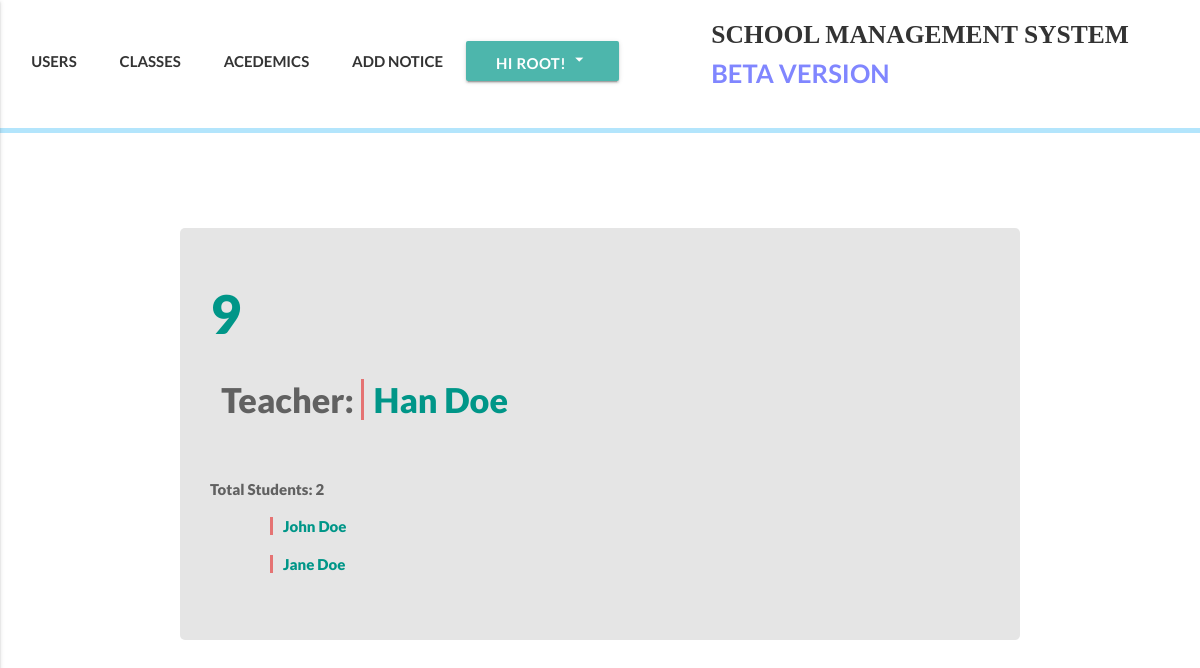
Page /classes/2/ (signed in) on the committed database.
### accounts/models.py (models this page shows, shortened)
class User(AbstractBaseUser):
    email = models.EmailField(
        verbose_name='email address',
        max_length=255,
        unique=True,
    )
    date_of_birth = models.DateField(null=True)
    is_active = models.BooleanField(default=True)
    is_admin = models.BooleanField(default=False)
    is_teacher = models.BooleanField(default=False)
    is_student = models.BooleanField(default=False)
    bio = models.TextField(blank=True, help_text='write something about yourself...')
    phone_regex = RegexValidator(regex=r'^\+?1?\d{9,15}$', message="Phone number must be entered in the format: '+999999999'. Up to 15 digits allowed.")
    phone_number = models.CharField(validators=[phone_regex], max_length=17, blank=True, help_text="Phone number must be entered in the format: '+999999999'. Up to 15 digits allowed.") # validators should be a list
    first_name = models.CharField(max_length=225)
    last_name = models.CharField(max_length=225)
    address = models.CharField(max_length=225, blank=True)
    part_of = models.ForeignKey(Klasses, null=True, blank=True, related_name="partof", on_delete=models.SET_NULL)
    image = models.ImageField(upload_to="profile_pictures", blank=True)
    objects = MyUserManager()
    USERNAME_FIELD = 'email'
    REQUIRED_FIELDS = ['first_name', 'last_name', 'phone_number']
    def get_absolute_url(self):
        return reverse('user_detail', kwargs={'id':self.id})

### klass/models.py (models this page shows, shortened)
class Klasses(models.Model):
    id = models.AutoField(primary_key=True)
    name = models.CharField(max_length=50)

### klass/views.py (the view)
# urls.py: url(r'^(?P<id>[\w-]+)/$', klasses_detail_view, name='klasses_detail_view'),
def klasses_detail_view(request, id):
    if request.user.is_authenticated:
        klass = get_object_or_404(Klasses, id=id)
        if request.user.is_admin or request.user in klass.partof.filter(is_teacher=True):
            total_num = klass.partof.filter(is_student=True).count()
            teacher = klass.partof.filter(is_teacher=True)
            students = klass.partof.filter(is_student=True)
            template_name = "klass/klasses_detail_view.html"
            context = {
            "klass":klass,
            "teacher":teacher,
            "students":students,
            "total_num":total_num,
            }
            return render(request, template_name, context)
        else:
            raise Http404
    else:
        raise Http404

### templates/klass/klasses_detail_view.html (shortened to what this page needs)
{% extends 'index.html' %}
{% block customcss %}
{% load static %}
<link rel="stylesheet" href="{% static 'css/userrs.css' %}">
<link rel="stylesheet" href="{% static 'css/academics/subjects/subject_list.css' %}">
{% endblock customcss %}
{% block content %}
  <div class="register-bg">
    <div class="classes-boi hoverable grey-text text-darken-2">
      <h2 class="my-heada">{{klass.name}}</h2>
      <div class="row">
        <div class="col xl16 l12 m12 s12">
          <div class="my-list-klasses">
              {% if teacher %}
              {% for teach in teacher %}
                <h4>Teacher: <a href="{{teach.get_absolute_url}}" class="my-link">{{teach.first_name}} {{teach.last_name}}</a></h4>
              {% endfor %}
              {% else %}
              <h3>No teacher added yet</h3>
              {% endif %}
              <br><br>
          </div>
        </div
      <div class="col xl16 l12 m12 s12">
        <div class="my-text"><p>Total Students: {{total_num}}</p></div>
        <div class="my-list">
          {% for student in students %}
          <p><a href="{{student.get_absolute_url}}">{{student.first_name}} {{student.last_name}}</a></p>
          {% endfor %}
        </div>
      </div>
      </div>
  </div>
{% endblock content %}

### templates/index.html (shortened to what this page needs)
<!DOCTYPE html>
<html lang="en">
<head>
  {% load static %}
  <link rel="stylesheet" href="https://cdnjs.cloudflare.com/ajax/libs/animate.css/3.5.2/animate.min.css">
  <link rel="stylesheet" href="{% static 'materialize/css/materialize.min.css' %}">
  {% block headercss %} <link rel="stylesheet" href="{% static 'css/header.css' %}"> {% endblock headercss %}
  {% block customcss %} <link rel="stylesheet" href="{% static 'css/home.css' %}"> {% endblock customcss %}
</head>
<body>
  {% block new_page %}
  <header>
    <div class="my-nav">
      <div class="row">
        <div class="col xl7 l7 m7 s12 ma-nav">
          <ul class="nav-ul" >
            {% block headernavs %}
            {% if request.user.is_authenticated %}
              {% if request.user.is_student %}
              <li><a href="#" class="waves-effect waves-teal">MY GRADES</a></li>
              <li><a href="#" class="waves-effect waves-teal">NOTICE BOARD</a></li>
              <li><a href="#" class="waves-effect waves-teal">ASSIGNMENTS</a></li>
              <a class='dropdown-button btn my-dropdown teal lighten-2' data-beloworigin="true" href='#' data-activates='dropdown1'>Hi {{request.user.first_name}}! <i class="medium material-icons">arrow_drop_down</i></a>
              <ul id='dropdown1' class='dropdown-content'>
               <li><a href="{{request.user.get_absolute_url}}">Profile</a></li>
               <li><a href="{% url 'change_password' %}">Change Password</a></li>
               <li><a href="{% url 'logout_view' %}">Logout</a></li>
             </ul>
              {% elif request.user.is_admin %}
              <li><a href="{% url 'user_view' %}" class="waves-effect waves-teal">USERS</a></li>
              <li><a href="{% url 'klasses_list_view' %}" class="waves-effect waves-teal">CLASSES</a></li>
              <li><a href="{% url 'academics_view' %}" class="waves-effect waves-teal">ACEDEMICS</a></li>
              <li><a href="#" class="waves-effect waves-teal">ADD NOTICE</a></li>
              <a class='dropdown-button btn my-dropdown teal lighten-2' data-beloworigin="true" href='#' data-activates='dropdown1'>Hi {{request.user.first_name}}! <i class="medium material-icons">arrow_drop_down</i></a>
              {% endif %}
            {% else %}
            <li><a href="#" class="waves-effect waves-teal">OVERVIEW</a></li>
            <li><a href="#" class="waves-effect waves-teal">CONTACT</a></li>
            <li><a href="#" class="waves-effect waves-teal">ABOUT</a></li>
            <li><a href="{% url 'login_view' %}" class="waves-effect waves-teal"><span>LOGIN</span></a></li>
            {% endif %}
            {% endblock headernavs %}
          </ul>
        </div>
        <div class="col s2">
        </div>
        <div class="col xl5 l5 m5 offset-10">
          <a href="{% url 'home' %}" class='my-logo'>SCHOOL MANAGEMENT SYSTEM<br><span class="qaka"> BETA VERSION</span></a>
        </div>
    </div>
    </div>
    <div class='little-bar'></div>
  </header>
  {% block content %}{% endblock content %}
{% endblock new_page %}
</body>
</html>

### static/css/header.css (style rules this page uses)
.my-nav { font-family: lato; font-weight:bold; background-color: #fff; height:100%; padding-top:15px; padding-bottom: 0; margin-bottom:0; }
.my-dropdown { padding-bottom:40px; }
.little-bar { height:5px; background-color: #b3e5fc; }
.my-nav ul li { display: inline; }
.my-nav ul li a, .disable { padding: 20px 20px 20px 20px; color: #333; transition: 0.4s; }
.my-logo { font-family:kelson sans; color:#333; text-align:right; font-size:1.7em; transition: 0.4s; }
.qaka { color: #8086ff; font-family:lato; }

### static/css/userrs.css (style rules this page uses)
.register-bg { padding: 3em 0em; margin-top: 50px; }
.classes-boi { border-radius: 5px; text-align:center; margin-top:10vh; width:70%; margin: auto; background-color: #e5e5e5 ; padding:2em; }
.classes-boi h3, .classes-boi h4, .classes-boi p { font-family: lato; font-weight:1000; }

### static/css/academics/subjects/subject_list.css (style rules this page uses)
.my-heada { text-transform: uppercase; font-weight: 1000; font-family: lato; text-align: left; color:#009688; }
.my-text, .my-list, .my-list-klasses { text-align: left; }
.my-list p a { color: #009688; border-left: solid 3px #e57373; padding-left: 10px; margin-left: 5vw; transition-duration: 0.3s; }
.my-list-klasses h4 a { color: #009688; border-left: solid 3px #e57373; padding-left: 10px; margin-left: 0; transition-duration: 0.3s; }

### rows in the picture
User: user.first_name "ROOT"
Klasses: name "9"
User: first_name "Han", last_name "Doe"
User: first_name "John", last_name "Doe"
User: first_name "Jane", last_name "Doe"

### other values in the picture
{{ total_num }} "2"
